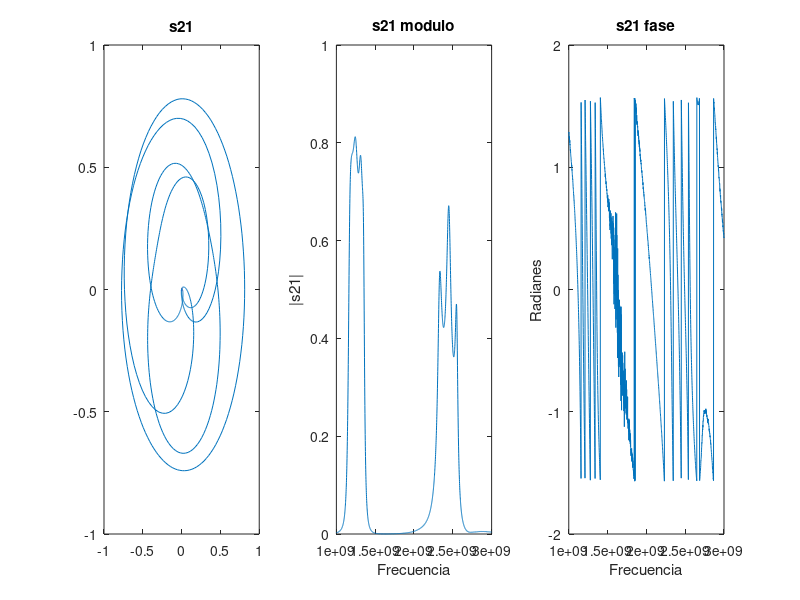
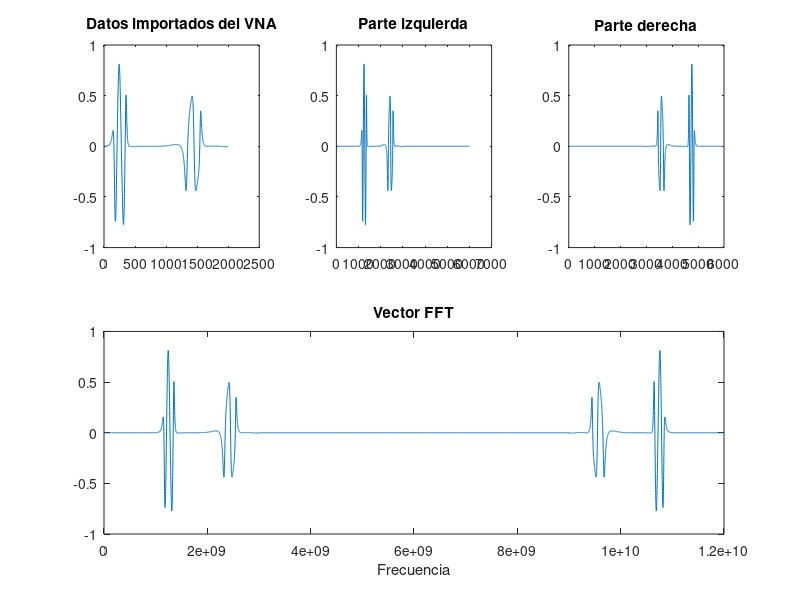
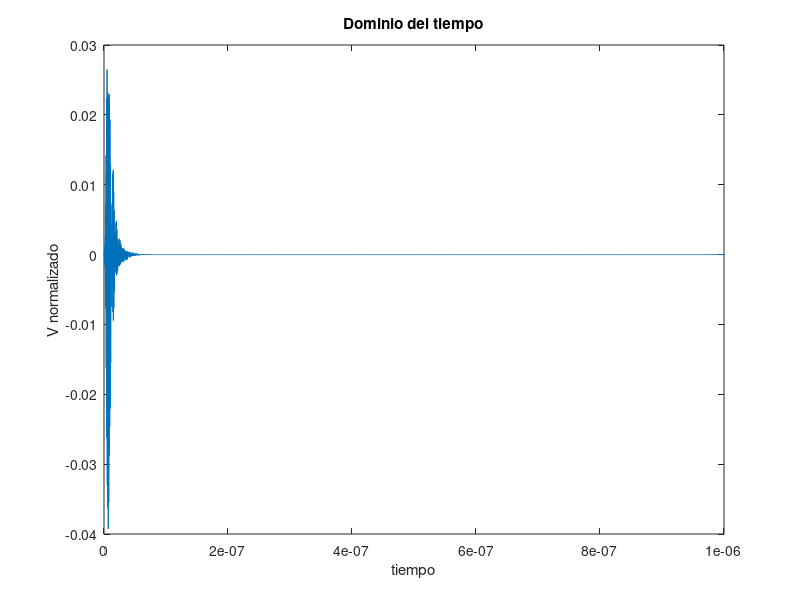

MATLAB code for these plots, in order:
% Time Domain analysis from VNA Frecuency Domain measurements
% Author: Emilio José Martínez Pérez (Github user: emu0)

% Script para el análisis en el dominio del tiempo a partir de las medidas
% en el dominio de la frecuencia del puerto s21 de un analizador de redes.
% Por Emilio José Martínez Pérez.
%
% El objetivo de esta práctica es la de obtener la respuesta de un filtro
% pasabanda de microondas en el dominio del tiempo, tomando como punto de
% partida los datos tomados de un analizador de redes, en el dominio de la
% frecuencia
% 
% Para ello, los siguientes pasos han de ser llevados a cabo:
%                        _______________________________________________
%                       | 2: Generación espectro en frecuencias (FFT)   |
%         ____________  |  ______________   ________    ______________  |
%        |            | | |              | |        |  |              | |
% X(f) =>|1: Pre-proc.|_|_|2a: Colocación|_|2b: Zero|__|2c: Colocación|_|_
%        |   de datos | | |espectro izd. | |padding |  | espectro drc.| | |
%        |____________| | |______________| |________|  |______________| | |
%                       |_______________________________________________| |
%         ____________                                                    |
%        |            |                                                   |
% x(t) <=|  3:  IFFT  |___________________________________________________|
%        |            |
%        |____________|
%
% Paso 1: 
% Preprocesamiento de los datos obtenidos del analizador de redes para 
% facilitar los cálculos.
%
% Paso 2: 
% Generar un vector de la respuesta en frecuencia. Este vector tendrá que 
% ser igual a la salida que ofrece el algoritmo FFT de matlab.
% 
% Paso 3: 
% Procesamos con el algoritmo IFFT el vector con la respuesta en frecuencia
% del paso 2.
%
%Estos pasos serán explicados en detalle en su correspondiente apartado.

clear all
close all

%% PASO 1: Pre-procesamiento de los datos
% Primero se debemos realizar un pre-procesamiento de los datos obtenidos
% desde el analizador de redes. 
%
% Este script ha sido desarrollado para importar los datos de un fichero 
% *.dat y generar una variable de dato tipo struct. 
%
% La variable contendrá la información de amplitud y fase para las 
% frecuencias medidas.

[~,name] = fileparts('s21.dat');
s21.(genvarname(name)) = importdata('s21.dat');

vars = fieldnames(s21);
for i = 1:length(vars)
    assignin('base', vars{i}, s21.(vars{i}));
end

% A partir del tipo de dato struct creamos un vector complejo que nos será
% de utilidad durante el procedimiento que se desarrollará
s21_complex = zeros (length(s21.data),1);
s21_complex(:,1) = s21.data(:,2)+1i.*(s21.data(:,3));

% Ahora, para asegurar la generalización del código, calculamos la
% separación en frecuencias de dos puntos de esta señal discreta. Esta
% diferencia está directamente relacionada con la frecuencia de muestreo.

Af=s21.data(2,1)-s21.data(1,1);

% A partir de ahora se trabajará con posiciones del vector relativas a esta
% delta de f y no con los valores de frecuencia medidos.

% Podremos calcular la posición f1 y f2 correspondientes con la frecuencia 
% de inicio y final en las medidas del analizador de redes.

f1=s21.data(1,1)/Af;
f2=s21.data(end,1)/Af;

% Estimamos la frecuencia de muestreo que querremos en 4 veces el último
% valor de la frecuencia medida.
Fs=4*f2;

% Tras la finalización del primer paso, podemos observar los datos del
% analizador de redes.

figure(1);
subplot(1, 3, 1); plot(s21_complex);
title('s21');
subplot(1, 3, 2); plot (s21.data(:,1), sqrt(real(s21_complex).^2 + imag(s21_complex).^2));
title('s21 modulo'); xlabel('Frecuencia'); ylabel('|s21|');
subplot(1, 3, 3); plot (s21.data(:,1), atan(imag(s21_complex)./real(s21_complex)));
title('s21 fase'); xlabel('Frecuencia'); ylabel('Radianes');


%% PASO 2: Generación espectro en frecuencias (FFT)
% En este paso se deberá crear un vector que tenga la misma forma que el
% que obtendríamos si procesamos una señal en el dominio del tiempo con 
% el algoritmo FFT.
%
% El vector con los valores de la FFT estará compuesto por el espectro en
% frecuencias obtenido en el analizador de redes, que estará situado en la
% frecuencia medida, lo que llamaremos la parte izquierda del espectro, y 
% luego los mismos datos pero reflejados en el eje horizontal y situados en
% la zona de alta frecuencia, lo que llamamos la parte derecha del
% espectro.
% Para la construcción de este vector, hemos dividido el proceso en tres
% pasos:
%

%%% 2a: Colocación de la parte izquierda del espectro
% En este paso generamos la parte izquierda del espectro en frecuencias.
% Primero sabemos que el espectro tendrá tantas muestras como frecuencia de
% muestreo hayamos escogido.
%
% Tomamos esta parte izquierda como el espectro en frecuencia que tome
% valores desde f=0 hasta la mitad de la frecuencia de muestreo, Fs/2.
vector_FFT_izquierda=zeros(Fs/2+1, 1);
% Añadimos los datos obtenidos del analizador de redes.
vector_FFT_izquierda(f1+1:f2+1, 1) = s21_complex;

%%% 2b: Zero padding
% Este paso es necesario para obtener una buena resolución en tiempo del
% vector que obtendremos. 
% Basta con incluir ceros en el vector de FFT en valores de frecuencia 
% alta, entre las dos partes que ofrecen información dentro del espectro 
% en frecuencia.
%
% Para obtener un buen muestreo de la señal, es necesario realizar un
% sobremuestreo a una frecuencia mayor que la frecuencia de Nyquist. En
% nuestro caso hemos tomado la Fs como cuatro veces la mayor frecuencia
% medida desde el analizador de redes, en nuestro caso particular, 
% 4*3GHz=12GHz
%
% Este es un truco matemático que, como se ha indicado anteriormente,
% permite obtener un resultado con más resolución en el dominio del tiempo
% y es además, un paso que está implícito en el paso 2a y 2c, pero que es 
% conveniente explicar su utilidad.

%%% 2c: Colocación de la parte derecha del espectro
% La parte derecha del espectro se trata del espectro tomado en el
% analizador de redes, salvo con la diferencia de que será el vector
% hérmítico del mismo. Es decir, la parte derecha del espectro se formará  
% a partir del vector rotado y conjugado complejo de la parte izquierda del
% espectro. No se debe incluir el valor 0 del espectro.
vector_FFT_derecha=conj(flipud(vector_FFT_izquierda(2:end)));

% El espectro en frecuencia final será la unión de ambos vectores.
vector_FFT=[vector_FFT_izquierda; vector_FFT_derecha];

% Se puede seguir el proceso seguido con las siguientes imágenes, tomando
% como ejemplo, la parte real del espectro.
figure(2);
subplot(2, 3, 1); plot(real(s21_complex)); title('Datos importados del VNA');
subplot(2, 3, 2); plot(real(vector_FFT_izquierda)); title('Parte izquierda');
subplot(2, 3, 3); plot(real(vector_FFT_derecha)); title('Parte derecha');
subplot(2, 3, 4:6); plot((0:Af:Fs*Af),real(vector_FFT)); 
title('Vector FFT'); xlabel('Frecuencia')


%% PASO 3: IFFT
% Una vez obtenido el vector del espectro en frecuencia, solamente
% tendremos que realizar la transformada de Fourier inversa para obtener la
% señal en el dominio del tiempo.
vector_t=ifft(vector_FFT);
% Para conocer si se ha realizado correctamente todos los procesos, hemos
% de observar el vector obtenido. Si es un vector real, entonces es que se
% ha procedido correctamente.

% Podemos observar el vector obtenido
figure(3);
plot((0:1/(Fs*Af):1/Af), vector_t);
title('Dominio del tiempo'); xlabel('tiempo'); ylabel('V normalizado')

% En este vector de tiempos se observa la respuesta al impulso en el
% dominio del tiempo del filtro pasabanda analizado. 